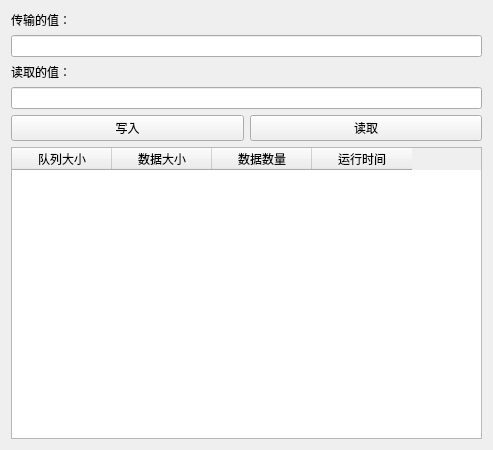
<?xml version="1.0" encoding="UTF-8"?>
<ui version="4.0">
 <class>SemaphoreClass</class>
 <widget class="QMainWindow" name="SemaphoreClass">
  <property name="geometry">
   <rect>
    <x>0</x>
    <y>0</y>
    <width>493</width>
    <height>450</height>
   </rect>
  </property>
  <property name="windowTitle">
   <string>Semaphore</string>
  </property>
  <widget class="QWidget" name="centralWidget">
   <layout class="QVBoxLayout" name="verticalLayout">
    <item>
     <widget class="QLabel" name="valueInputLabel">
      <property name="text">
       <string>传输的值：</string>
      </property>
     </widget>
    </item>
    <item>
     <widget class="QLineEdit" name="valueInput"/>
    </item>
    <item>
     <widget class="QLabel" name="valueOutputLabel">
      <property name="text">
       <string>读取的值：</string>
      </property>
     </widget>
    </item>
    <item>
     <widget class="QLineEdit" name="valueOutput"/>
    </item>
    <item>
     <layout class="QHBoxLayout" name="horizontalLayout">
      <item>
       <widget class="QPushButton" name="writeButton">
        <property name="text">
         <string>写入</string>
        </property>
       </widget>
      </item>
      <item>
       <widget class="QPushButton" name="readButton">
        <property name="text">
         <string>读取</string>
        </property>
       </widget>
      </item>
     </layout>
    </item>
    <item>
     <widget class="QTableWidget" name="memoryBlockTable">
      <column>
       <property name="text">
        <string>队列大小</string>
       </property>
      </column>
      <column>
       <property name="text">
        <string>数据大小</string>
       </property>
      </column>
      <column>
       <property name="text">
        <string>数据数量</string>
       </property>
      </column>
      <column>
       <property name="text">
        <string>运行时间</string>
       </property>
      </column>
     </widget>
    </item>
   </layout>
  </widget>
 </widget>
 <layoutdefault spacing="6" margin="11"/>
 <resources/>
 <connections/>
</ui>
